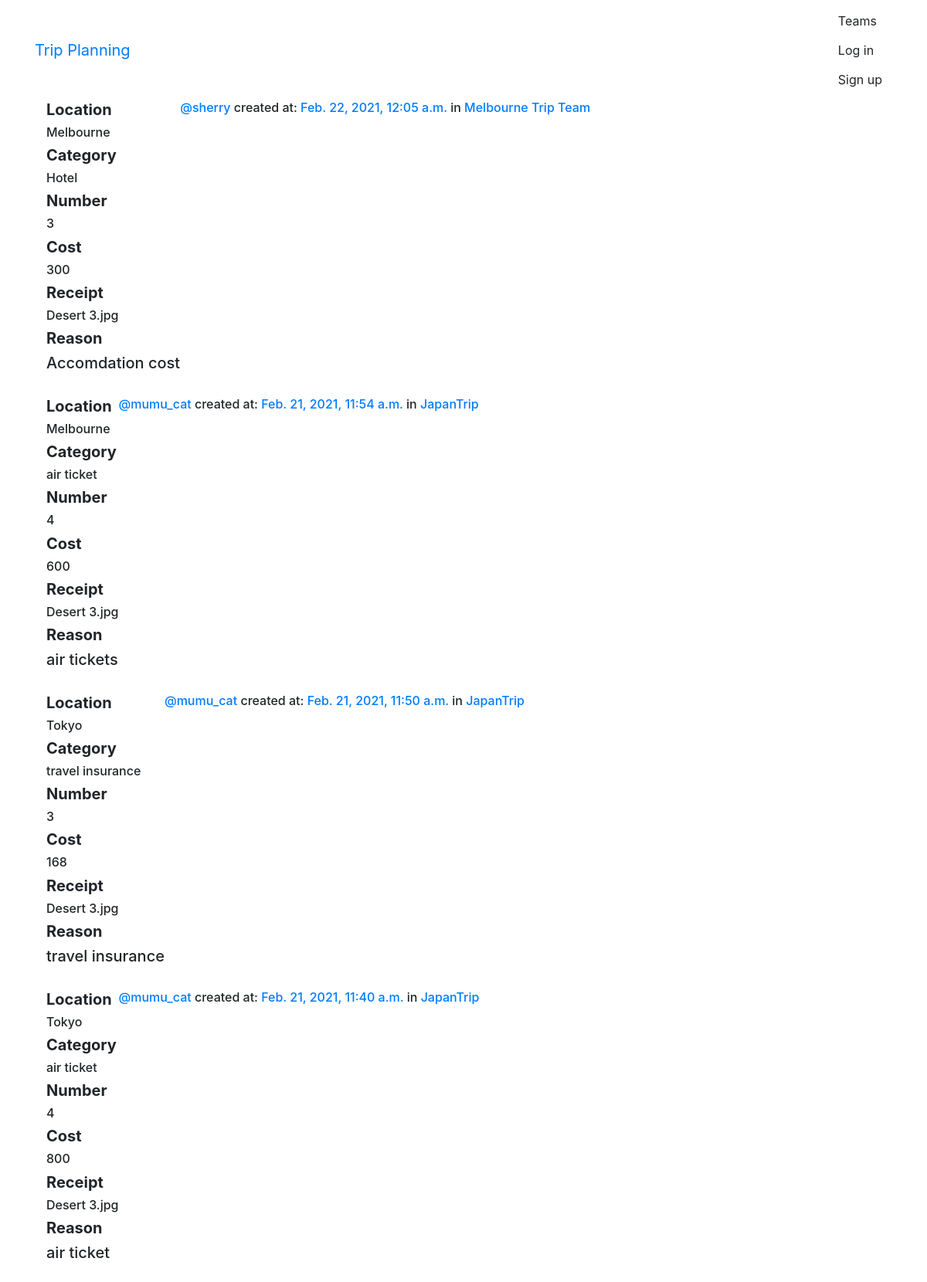
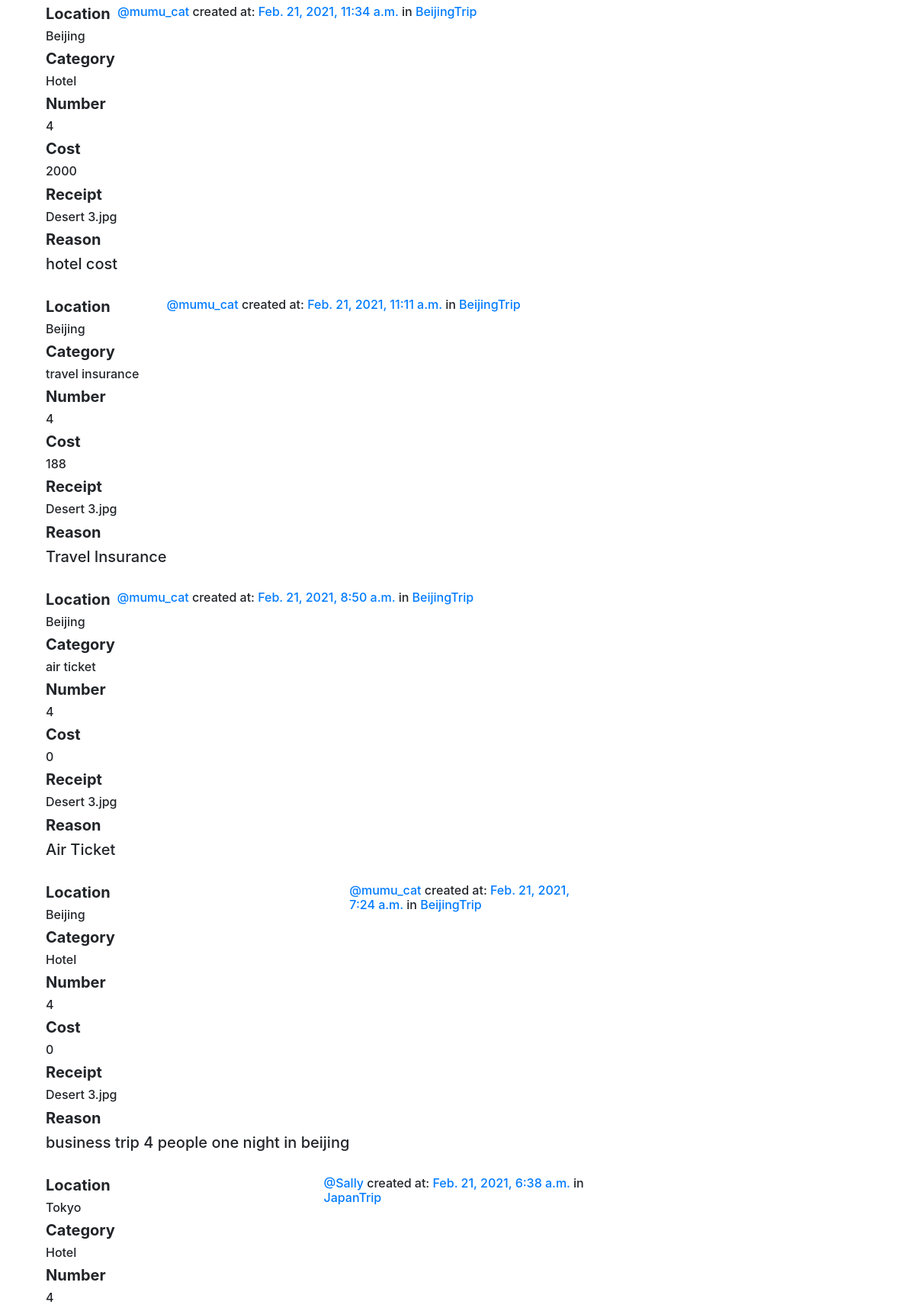
The page /trips/ (upper part) on the database its author committed (2 pictures, top to bottom).
### trips/models.py (models this page shows, shortened)
class Trip(models.Model):
    user = models.ForeignKey(User, related_name="trips",
                             on_delete=models.CASCADE)
    created_at = models.DateTimeField(default=timezone.now)
    category = models.CharField(max_length=255)
    location = models.CharField(max_length=255)
    number = models.IntegerField()
    cost = models.IntegerField(default=0)
    receipt = models.ImageField(upload_to='image', default='Desert 3.jpg')
    reason = models.TextField()
    reason_html = models.TextField(editable=False)
    date = models.DateTimeField()
    team = models.ForeignKey(
        Team, related_name="trips", on_delete=models.CASCADE, null=True, blank=True)
    class Meta:
        ordering = ["-created_at"]

### teams/models.py (models this page shows, shortened)
class Team(models.Model):
    name = models.CharField(max_length=255, unique=True)
    team_leader = models.CharField(max_length=255)
    members = models.ManyToManyField(User, through="TeamMember")
    slug = models.SlugField(allow_unicode=True, unique=True)
    description = models.TextField(blank=True, default='')
    description_html = models.TextField(editable=False, default='', blank=True)
    date_created = models.DateTimeField(default=timezone.now)
    class Meta:
        ordering = ["name"]

### trips/views.py (the view)
class TripList(SelectRelatedMixin, generic.ListView):
    model = models.Trip
    select_related = ("user", "team")

### trips/templates/trips/trip_list.html (shortened to what this page needs)
{% extends "trips/trip_base.html" %}
 {% block trip_content %}
<div class="col-md-8">
  {% for trip in trip_list %} {% include "trips/_trip.html" %} {% endfor %}
</div>
{% endblock %}

### trips/templates/trips/_trip.html (shortened to what this page needs)
<div class="trip media">
      <dl>
      <h5><dt>Location</dt></h5>
      <dd><h6>{{trip.location}}</h6></dd>
      <h5><dt>Category</dt></h5>
      <dd><h6>{{trip.category}}</h6></dd>
      <h5><dt>Number</dt></h5>
      <dd><h6>{{trip.number}}</h6></dd>
      <h5><dt>Cost</dt></h5>
      <dd><h6>{{trip.cost}}</h6></dd>
      <h5><dt>Receipt</dt></h5>
      <dd><h6>{{trip.receipt}}</h6></dd>
      <h5><dt>Reason</dt></h5>
      <dd><h5>{{trip.reason_html|safe }}</h5></dd>
    </dl>
  <div class="media-body">
    <h6 class="media-heading">
      <span class="username"
        ><a href="{% url 'trips:for_user' username=trip.user.username %}"
          >@{{ trip.user.username }}</a
        > created at:</span
      >
      <time class="time">
      <a
          href="{% url 'trips:single' username=trip.user.username pk=trip.pk %}"
          >{{ trip.created_at }}</a
        >
     </time>
      {% if trip.team %}
      <span class="team-name">in <a href="{% url 'teams:single' slug=trip.team.slug %}">{{ trip.team.name }}</a></span>
      {% endif %}
    </h6>
  </div>
</div>

### static/css/master.css (style rules this page uses)
body { background-image: url('../static/images/Desert3.jpg'); }

### rows shown on the page
Trip: location "Melbourne", category "Hotel", number "3", cost "300", receipt "Desert 3.jpg", reason_html "Accomdation cost", user.username "sherry", created_at "Feb. 22, 2021, 12:05 a.m.", team.name "Melbourne Trip Team"
Trip: location "Melbourne", category "air ticket", number "4", cost "600", receipt "Desert 3.jpg", reason_html "air tickets", user.username "mumu_cat", created_at "Feb. 21, 2021, 11:54 a.m.", team.name "JapanTrip"
Trip: location "Tokyo", category "travel insurance", number "3", cost "168", receipt "Desert 3.jpg", reason_html "travel insurance", user.username "mumu_cat", created_at "Feb. 21, 2021, 11:50 a.m.", team.name "JapanTrip"
Trip: location "Tokyo", category "air ticket", number "4", cost "800", receipt "Desert 3.jpg", reason_html "air ticket", user.username "mumu_cat", created_at "Feb. 21, 2021, 11:40 a.m.", team.name "JapanTrip"
Trip: location "Beijing", category "Hotel", number "4", cost "2000", receipt "Desert 3.jpg", reason_html "hotel cost", user.username "mumu_cat", created_at "Feb. 21, 2021, 11:34 a.m.", team.name "BeijingTrip"
Trip: location "Beijing", category "travel insurance", number "4", cost "188", receipt "Desert 3.jpg", reason_html "Travel Insurance", user.username "mumu_cat", created_at "Feb. 21, 2021, 11:11 a.m.", team.name "BeijingTrip"
Trip: location "Beijing", category "air ticket", number "4", cost "0", receipt "Desert 3.jpg", reason_html "Air Ticket", user.username "mumu_cat", created_at "Feb. 21, 2021, 8:50 a.m.", team.name "BeijingTrip"
Trip: location "Beijing", category "Hotel", number "4", cost "0", receipt "Desert 3.jpg", reason_html "business trip 4 people one night in beijing", user.username "mumu_cat", created_at "Feb. 21, 2021, 7:24 a.m.", team.name "BeijingTrip"
Trip: location "Tokyo", category "Hotel", number "4", user.username "Sally", created_at "Feb. 21, 2021, 6:38 a.m.", team.name "JapanTrip"
